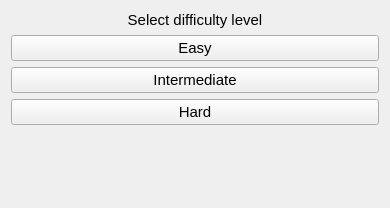
<ui version="4.0" >
 <class>DifficultySelector</class>
 <widget class="QWidget" name="DifficultySelector" >
  <property name="windowModality" >
   <enum>Qt::ApplicationModal</enum>
  </property>
  <property name="geometry" >
   <rect>
    <x>0</x>
    <y>0</y>
    <width>390</width>
    <height>208</height>
   </rect>
  </property>
  <property name="font" >
   <font>
    <pointsize>11</pointsize>
   </font>
  </property>
  <property name="windowTitle" >
   <string>Select difficulty</string>
  </property>
  <layout class="QVBoxLayout" >
   <item>
    <widget class="QLabel" name="label" >
     <property name="text" >
      <string>Select difficulty level</string>
     </property>
     <property name="alignment" >
      <set>Qt::AlignCenter</set>
     </property>
    </widget>
   </item>
   <item>
    <widget class="QPushButton" name="buttonEasy" >
     <property name="text" >
      <string>Easy</string>
     </property>
    </widget>
   </item>
   <item>
    <widget class="QPushButton" name="buttonIntermediate" >
     <property name="text" >
      <string>Intermediate</string>
     </property>
    </widget>
   </item>
   <item>
    <widget class="QPushButton" name="buttonHard" >
     <property name="text" >
      <string>Hard</string>
     </property>
    </widget>
   </item>
   <item>
    <spacer>
     <property name="orientation" >
      <enum>Qt::Vertical</enum>
     </property>
     <property name="sizeHint" >
      <size>
       <width>20</width>
       <height>40</height>
      </size>
     </property>
    </spacer>
   </item>
  </layout>
 </widget>
 <resources/>
 <connections/>
</ui>
